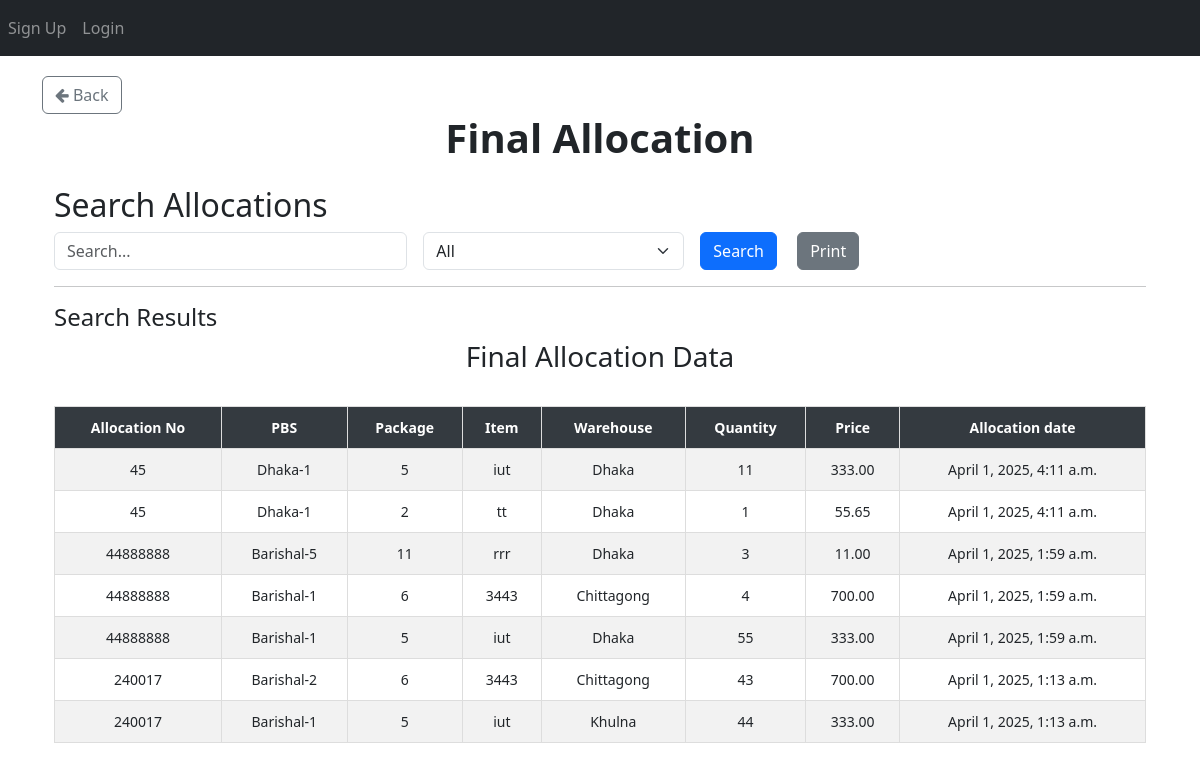
Page /allocation/final_allocation/ on the earlier database version.
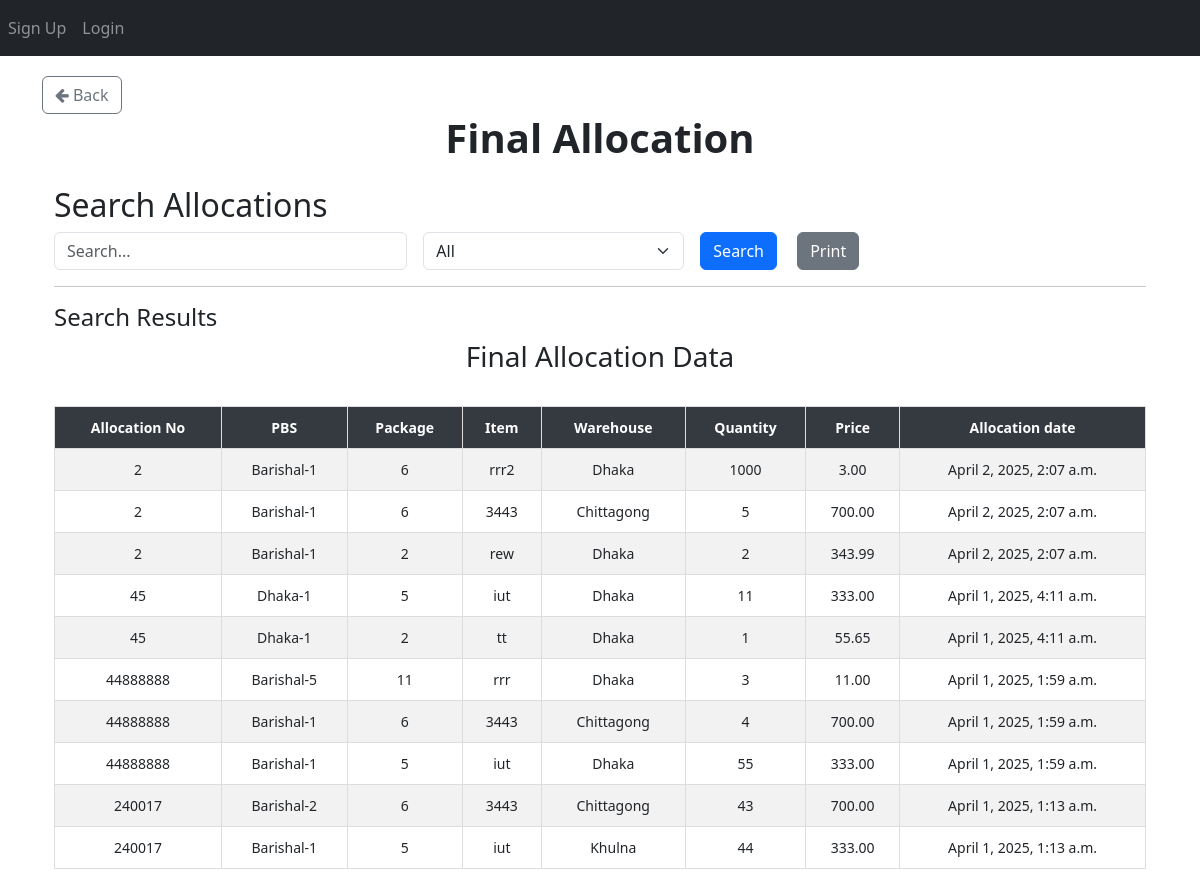
Same page on the later database version.
### App_Allocation/models.py (models this page shows, shortened)
class Final_Allocation(models.Model):
    allocation_no = models.ForeignKey(Allocation_Number, on_delete=models.CASCADE)  # Deletes related allocations when removed
    item_primary_key = models.IntegerField(null=True)
    pbs = models.ForeignKey(PBS, on_delete=models.CASCADE)
    package = models.ForeignKey(Package, on_delete=models.CASCADE)
    item = models.ForeignKey(Item, on_delete=models.CASCADE)
    warehouse = models.CharField(max_length=50)
    quantity = models.IntegerField()
    price = models.DecimalField(max_digits=15, decimal_places=2)
    created_at = models.DateTimeField(auto_now_add=True)

class Allocation_Number(models.Model):
    allocation_no = models.IntegerField(unique=True)
    user = models.ForeignKey(User, on_delete=models.CASCADE)
    STATUS_CHOICES = [
        ("Pending Approval", "Pending Approval"),
        ("Allocated", "Allocated"),
        ("Cancelled", "Cancelled"),
    ]
    status = models.CharField(
        max_length=100, choices=STATUS_CHOICES, default="Pending Approval"
    )

class PBS(models.Model):
    name = models.TextField(unique=True)
    def __str__(self):
        return str(self.name)

### App_Entry/models.py (models this page shows, shortened)
class Package(models.Model):
    packageId = models.BigIntegerField(unique=True)

class Item(models.Model):
    WAREHOUSE_CHOICES = [
        ("Dhaka", "Dhaka"),
        ("Khulna", "Khulna"),
        ("Chittagong", "Chittagong"),
    ]
    UNIT_CHOICES = [
        ("Nos.", "Nos."),
        ("Mtr.", "Mtr."),
        ("Km.", "Km."),
        ("Set.", "Set."),
        ("Pair.", "Pair."),
    ]
    name = models.CharField(max_length=255)
    description = models.TextField(blank=True, null=True)
    warehouse = models.CharField(
        max_length=50, choices=WAREHOUSE_CHOICES, default="Dhaka"
    )
    unit_of_item = models.CharField(
        max_length=10, choices=UNIT_CHOICES, default="Nos."
    )  # Updated field
    unit_price = models.DecimalField(max_digits=15, decimal_places=2, default=0.00)
    quantity_of_item = models.BigIntegerField(default=0)
    package = models.ForeignKey(
        Package,
        on_delete=models.SET_NULL,
        related_name="package_of_item",
        null=True,
    )
    created_at = models.DateTimeField(default=now)

### App_Allocation/views/view_final_allocation.py (the view, shortened to what this page needs)
# urls.py: path("final_allocation/", views.final_allocation_search, name="final_allocation"),
def final_allocation_search(request):
    query = request.GET.get("query", "")
    filter_by = request.GET.get("filter_by", "All")
    date_filter = request.GET.get("date", "")
    results = Final_Allocation.objects.all().order_by('-created_at')
    if date_filter:
        results = results.filter(created_at__date=date_filter)
    context = {
        "items": results,
        "query": query,
        "filter_by": filter_by,
        "date_filter": date_filter,
    }
    return render(request, "App_Allocation/view_print_Final_Allocation.html", context)

### templates/App_Allocation/view_print_Final_Allocation.html (shortened to what this page needs)
{% extends 'base.html' %}
{% load crispy_forms_tags %}
{% load static %}
{% block body_block %}
<a href="{% url 'App_Allocation:allocation_page' %}" class="btn btn-outline-secondary">
    <i class="fa fa-arrow-left"></i> Back
</a>
<center><h1><b>Final Allocation</b></h1></center>
<div class="container mt-4">
    <h2>Search Allocations</h2>
    <form method="GET" action="{% url 'App_Allocation:final_allocation' %}" class="row g-3">
        <div class="col-md-4">
            <input type="text" name="query" id="searchQuery" class="form-control" placeholder="Search..." value="{{ query }}">
        </div>
        <div class="col-md-3">
            <select name="filter_by" id="filterDropdown" class="form-select" onchange="toggleInputFields()">
                <option value="All" {% if filter_by == "All" %}selected{% endif %}>All</option>
            </select>
        </div>
        <div class="col-md-2">
            <button type="submit" class="btn btn-primary me-3">Search</button>
            <button type="button" class="btn btn-secondary" onclick="printResults()">Print</button>
        </div>
    </form>
    <hr>
    <h4>Search Results</h4>
    <div id="printableArea" class="table-responsive">
        <h3 class="text-center">Final Allocation Data</h3>
        <br>
        <table class="table table-bordered table-striped table-hover">
            <thead class="table-dark sticky-top">
                <tr>
                    <th>Allocation No</th>
                    <th>PBS</th>
                    <th>Package</th>
                    <th>Item</th>
                    <th>Warehouse</th>
                    <th>Quantity</th>
                    <th>Price</th>
                    <th>Allocation date</th>
                </tr>
            </thead>
            <tbody>
                {% if items %}
                    {% for item in items %}
                    <tr>
                        <td>{{ item.allocation_no.allocation_no }}</td>
                        <td>{{ item.pbs }}</td>
                        <td>{{ item.package.packageId }}</td>
                        <td>{{ item.item.name }}</td>
                        <td>{{ item.warehouse }}</td>
                        <td>{{ item.quantity }}</td>
                        <td>{{ item.price }}</td>
                        <td>{{ item.created_at }}</td>
                    </tr>
                    {% endfor %}
                {% else %}
                    <tr>
                        <td colspan="8" class="text-center text-danger">No matching data found</td>
                    </tr>
                {% endif %}
            </tbody>
        </table>
    </div>
</div>
{% endblock %}

### templates/base.html (shortened to what this page needs)
<!DOCTYPE html>
<html lang="en">
    <head>
        <link
            rel="stylesheet"
            href="https://maxcdn.bootstrapcdn.com/bootstrap/4.4.1/css/bootstrap.min.css"
        />
        <link rel="stylesheet" href="https://cdnjs.cloudflare.com/ajax/libs/font-awesome/6.4.2/css/all.min.css">
        <link rel="stylesheet" href="https://cdn.jsdelivr.net/npm/bootstrap@5.3.0/dist/css/bootstrap.min.css">
        <link
            href="https://maxcdn.bootstrapcdn.com/font-awesome/4.7.0/css/font-awesome.min.css"
            rel="stylesheet"
        />
        <link
            href="https://cdnjs.cloudflare.com/ajax/libs/bootstrap-datetimepicker/4.17.47/css/bootstrap-datetimepicker.min.css"
            rel="stylesheet"
        />
        <link
            rel="stylesheet"
            href="//code.jquery.com/ui/1.12.1/themes/base/jquery-ui.css"
        />
        <link
            rel="stylesheet"
            href="https://cdn.jsdelivr.net/npm/flatpickr/dist/flatpickr.min.css"
        />
    </head>
    <body>
        <nav class="navbar navbar-expand-sm bg-dark navbar-dark">
            <ul class="navbar-nav">
                {% if user.is_authenticated %}
                <div clas="nav-item dropdown">
                    <a
                        class="nav-link dropdown-toggle"
                        href="#"
                        id="navbardrop"
                        data-toggle="dropdown"
                    >
                        @{{user.username}}
                    </a>
                    <div class="dropdown-menu">
                        {% comment %}
                        <a
                            class="dropdown-item"
                            href="{% url 'App_Login:pass_change' %}"
                            >Change Password</a
                        >
                        <hr />
                        {% endcomment %}
                        <a
                            class="dropdown-item"
                            href="{% url 'App_Login:logout' %}"
                            ><b>Logout</b></a
                        >
                    </div>
                </div>
                {% else %}
                <li class="nav-item">
                    <a class="nav-link" href="{% url 'App_Login:signup' %}"
                        >Sign Up</a
                    >
                </li>
                <li class="nav-item">
                    <a class="nav-link" href="{% url 'App_Login:login' %}"
                        >Login</a
                    >
                </li>
                {% endif %}
            </ul>
        </nav>
        <div class="container" style="padding-top: 20px">
            {% block body_block %} {% endblock %}
        </div>
    </body>
</html>

### templates/App_Allocation/view_print_Final_Allocation.html (style rules this page uses)
.table { font-size: 14px; text-align: center; }
.sticky-top { position: sticky; top: 0; z-index: 1020; }
.table-dark th { background-color: #343a40 !important; color: white !important; }
.table-bordered th, .table-bordered td { border: 1px solid #ddd !important; padding: 10px; }

Differences in the rows shown:
added Final_Allocation: allocation_no.allocation_no "2", pbs "Barishal-1", package.packageId "6", item.name "rrr2", warehouse "Dhaka", quantity "1000", price "3.00", created_at "April 2, 2025, 2:07 a.m."
added Final_Allocation: allocation_no.allocation_no "2", pbs "Barishal-1", package.packageId "6", item.name "3443", warehouse "Chittagong", quantity "5", price "700.00", created_at "April 2, 2025, 2:07 a.m."
added Final_Allocation: allocation_no.allocation_no "2", pbs "Barishal-1", package.packageId "2", item.name "rew", warehouse "Dhaka", quantity "2", price "343.99", created_at "April 2, 2025, 2:07 a.m."
